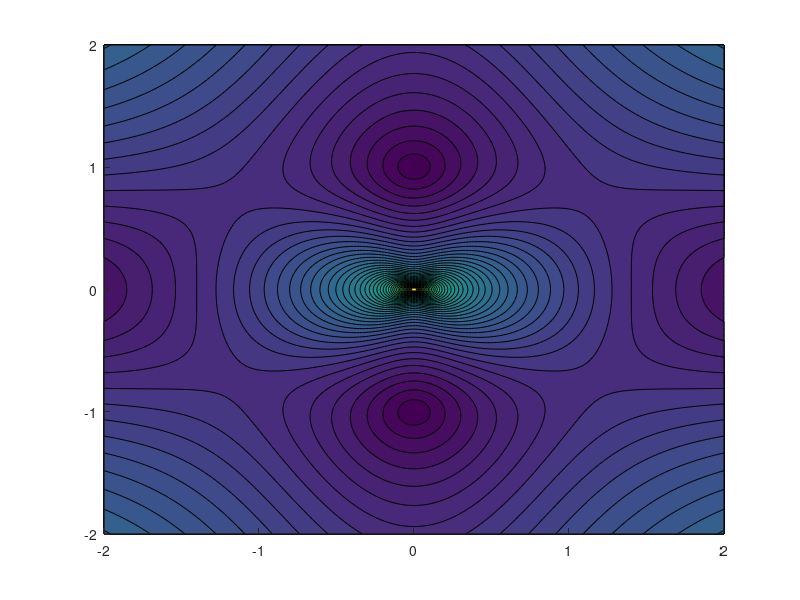

Write MATLAB code to recreate this figure. (Note: this script raises an error after producing the figure.)
clear; clc; close all;

% Description: Plots the velocity profiles for the fundamental solution of
% stoke's flow

nu = 100;

U = @(x) 1/4/pi/nu * [log(1/norm(x)) + x(1)*x(1)/norm(x)^2, x(1)*x(2)/norm(x);
                       x(2)*x(1)/norm(x), log(1/norm(x)) + x(2)*x(2)/norm(x)^2];
                   
                   
        
N = 200;
X = linspace(-2,2,N);
Y = linspace(-2,2,N);

[x,y] = meshgrid(X,Y);
ux = zeros(size(x));
uy = zeros(size(y));

for j = 1:N
    for i = 1:N
        temp = U([x(i,j),y(i,j)]);
%         ux(i,j) = 2*temp(1,1)+2*temp(1,2);
%         uy(i,j) = 2*temp(2,1)+2*temp(2,2);
        ux(i,j) = temp(1,1);
        uy(i,j) = temp(2,1);
    end
end

u = sqrt(ux.^2+uy.^2);

figure(1)
contourf(x,y,u,50,'edgecolor','none')
colormap(jet)

clear;

xu = load('u_x_mesh.txt');
yu = load('u_y_mesh.txt');
xv = load('v_x_mesh.txt');
yv = load('v_y_mesh.txt');
xp = load('p_x_mesh.txt');
yp = load('p_y_mesh.txt');

% Domain size
Lx = max(xu,[],'all');
Ly = max(yv,[],'all');

uFile = dir(strcat('u_0','*'));
vFile = dir(strcat('v_0','*'));
pFile = dir(strcat('ib_','*'));

% nFiles = length(uFile);
nFiles = 20;
u = load(uFile(nFiles).name);
v = load(vFile(nFiles).name);


% Store the values at cell centers
N = 100;
uc = zeros(N,N);
vc = zeros(N,N);

for j = 2:N+1
    for i = 1:N
        vc(i,j-1) = v(i,j); 
    end
end

for j = 1:N
    for i = 2:N+1
        uc(i-1,j) = u(i,j); 
    end
end

umag = sqrt(uc.^2+vc.^2);

figure(2)
contourf(xp,yp,umag,50,'edgecolor','none')
colormap(jet)

% Compare the two results (Analytical and numerical)
nu = 100;

U = @(x) 1/4/pi/nu * [log(1/norm(x)) + x(1)*x(1)/norm(x)^2, x(1)*x(2)/norm(x);
                       x(2)*x(1)/norm(x), log(1/norm(x)) + x(2)*x(2)/norm(x)^2];

% Location of X-planes
np =  5;
X = linspace(-1/4,1/4,np);
ymin = 0; ymax = 10; N = 100;
Y = linspace(ymin,ymax,N);

figure(3)
for ip = 1:np
    subplot(1,np,ip)
    hold on
    for j = 1:N
        temp = U([X(ip),Y(j)]);
        ux = temp(1,1);
        uy = temp(2,1);
        u = sqrt(ux^2+uy^2);
        plot(Y(j),uy,'rx')
        title(sprintf('x = %.2f',X(ip)))
    end
end


% Plot the velocity due to force calculated numerically
% Middle of the domain
np = 5;
X = linspace(Lx/4,3*Lx/4,np);

ymin = 0.5; ymax = 0.6; N = 100;
Y = linspace(ymin,ymax,N);

figure(4)
for ip = 1:np
    subplot(1,np,ip)
    plot(Y,interp2(xp,yp,vc,X(ip),Y))
    title(sprintf('x = %.2f',X(ip)))
end
